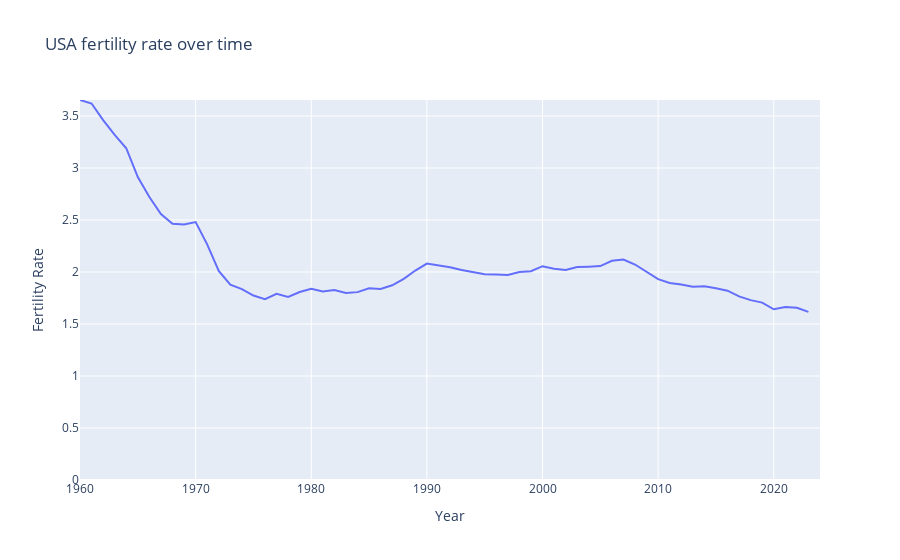

The code cell stored with this chart in its notebook:
### Code cell
fertility_by_year["Year"] = fertility_by_year["Year"].astype(int)

fig = px.line(
    fertility_by_year,
    x="Year",
    y="Fertility Rate",
    title="USA fertility rate over time",
)
fig.update_yaxes(range=[0, max_fertility])
fig.show()

### Figure 1 — Plotly figure (JSON) as saved in the notebook; plotly's stock layout.template omitted (floating-point values rounded to 4 significant figures)
{"data": [{"hovertemplate": "Year=%{x}<br>Fertility Rate=%{y}<extra></extra>", "legendgroup": "", "line": {"color": "#636efa", "dash": "solid"}, "marker": {"symbol": "circle"}, "mode": "lines", "name": "", "orientation": "v", "showlegend": false, "type": "scatter", "x": [1960, 1961, 1962, 1963, 1964, 1965, 1966, 1967, 1968, 1969, 1970, 1971, 1972, 1973, 1974, 1975, 1976, 1977, 1978, 1979, 1980, 1981, 1982, 1983, 1984, 1985, 1986, 1987, 1988, 1989, 1990, 1991, 1992, 1993, 1994, 1995, 1996, 1997, 1998, 1999, 2000, 2001, 2002, 2003, 2004, 2005, 2006, 2007, 2008, 2009, 2010, 2011, 2012, 2013, 2014, 2015, 2016, 2017, 2018, 2019, 2020, 2021, 2022, 2023, 2024], "xaxis": "x", "y": [3.654, 3.62, 3.461, 3.319, 3.19, 2.913, 2.721, 2.558, 2.464, 2.456, 2.48, 2.266, 2.01, 1.879, 1.835, 1.774, 1.738, 1.79, 1.76, 1.808, 1.839, 1.812, 1.827, 1.799, 1.806, 1.844, 1.837, 1.872, 1.934, 2.014, 2.081, 2.062, 2.046, 2.019, 2.002, 1.978, 1.976, 1.971, 1.999, 2.007, 2.056, 2.03, 2.021, 2.047, 2.051, 2.057, 2.108, 2.12, 2.072, 2.002, 1.931, 1.895, 1.881, 1.857, 1.863, 1.843, 1.821, 1.766, 1.73, 1.706, 1.641, 1.664, 1.657, 1.617, NaN], "yaxis": "y"}], "layout": {"legend": {"tracegroupgap": 0}, "title": {"text": "USA fertility rate over time"}, "xaxis": {"anchor": "y", "domain": [0, 1], "title": {"text": "Year"}}, "yaxis": {"anchor": "x", "domain": [0, 1], "range": [0, 3.654], "title": {"text": "Fertility Rate"}}}}
